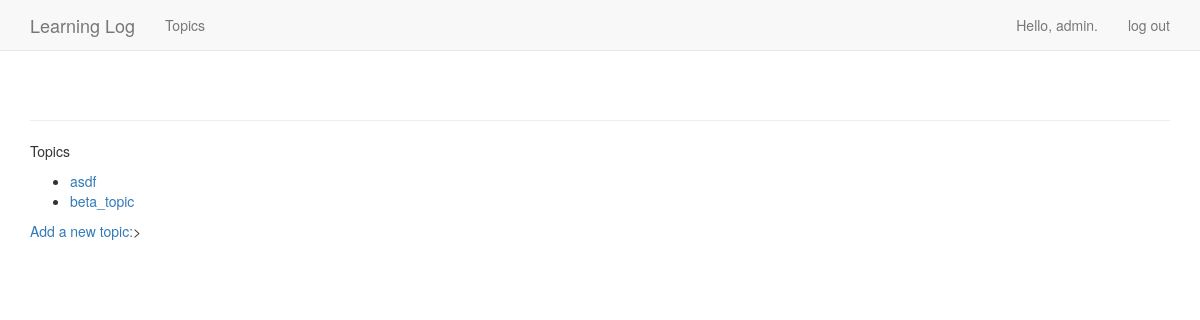
Page /topics/ (signed in) on the earlier database version.
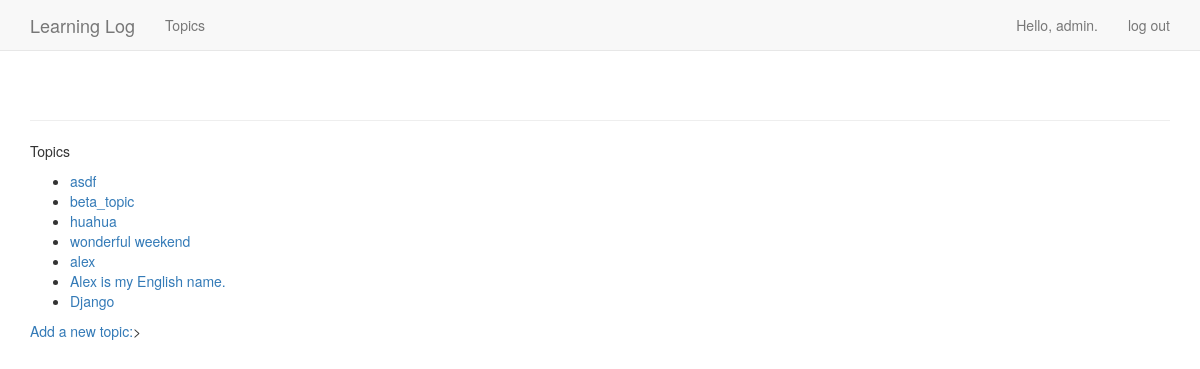
Same page on the later database version.
### learning_logs/models.py (models this page shows)
class Topic(models.Model):
    text = models.CharField(max_length=200)
    date_added = models.DateTimeField(auto_now_add=True)
    owner = models.ForeignKey(User, on_delete=models.CASCADE)
    def __str__(self):
        return self.text

### learning_logs/views.py (the view)
# urls.py: path('topics/', views.topics, name='topics'),
@login_required
def topics(request):
	topics = Topic.objects.filter(owner=request.user).order_by('date_added')
	context = {'topics': topics}
	return render(request, 'learning_logs/topics.html',context)

### learning_logs/templates/learning_logs/topics.html
{% extends "learning_logs/base.html" %}
{% block content %}
<p>Topics</p>
  <ul>
    {% for topic in topics %}
      <li>
          <a href="{% url 'learning_logs:topic' topic.id %}">{{ topic }}</a>
      </li>
      {% empty %}
        <li>No topics have been added yet.</li>
    {% endfor %}
  </ul>
    <a href = "{% url 'learning_logs:new_topic' %}">Add a new topic:</a>>
{% endblock content %}

### learning_logs/templates/learning_logs/base.html (shortened to what this page needs)
{% load bootstrap3 %}
<!DOCTYPE html>
<html lang="en">
<head>
    {% bootstrap_css %}
</head>
<body>
  <nav class="navbar navbar-default navbar-static-top">
    <div class="container">
        <div class="navbar-header">
        <a class="navbar-brand" href="{% url 'learning_logs:index' %}">
            Learning Log</a>
        </div>
        <div id="navbar" class="navbar-collapse collapse">
          <ul class="nav navbar-nav">
            <li><a href="{% url 'learning_logs:topics' %}">Topics</a></li>
          </ul>
          <ul class="nav navbar-nav navbar-right">
            {% if user.is_authenticated %}
              <li><a>Hello, {{ user.username }}.</a></li>
              <li><a href="{% url 'users:logout' %}">log out</a></li>
            {% else %}
              <li><a href="{% url 'users:register' %}">register</a></li>
              <li><a href="{% url 'users:login' %}">log in</a></li>
            {% endif %}
          </ul>
        </div>
    </div>
  </nav>
  <div class="container">
    <div class="page-header">
    </div>
    <div>
      {% block content %}{% endblock content %}
    </div>
  </div>
</body>
</html>

Differences in the rows shown:
added Topic: text "huahua"
added Topic: text "wonderful weekend"
added Topic: text "alex"
added Topic: text "Alex is my English name."
added Topic: text "Django"
